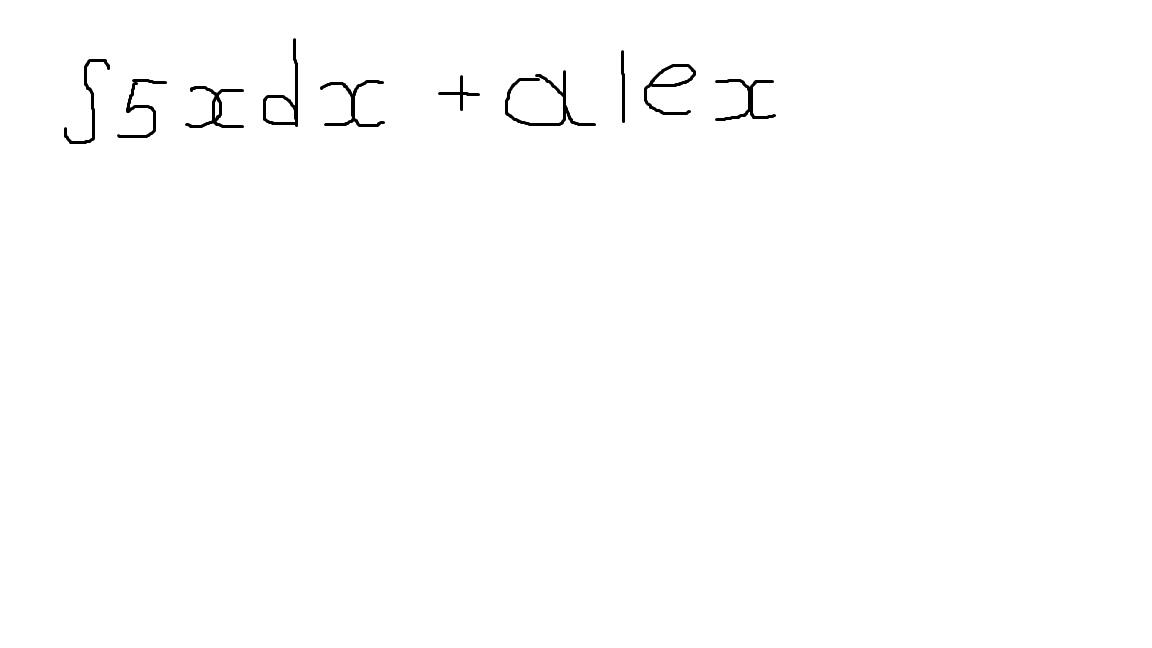
#> input picture test_examples/test_formula.png, 1152 x 648 px
$ python letters_extractor_example.py
#> lines starting #> are read from the running program, lines starting #| are printed output that depends on the picture; after the words box and inside, x2 and y2 are one past the last pixel; in counts of white or black regions, pixels touching at a corner belong together
import cv2
import numpy as np


image_file = "test_examples/test_formula.png"
img = cv2.imread(image_file)
#> img is the input picture: shape (648, 1152, 3); min 0, max 255, mean 253.4
gray = cv2.cvtColor(img, cv2.COLOR_BGR2GRAY)
ret, thresh = cv2.threshold(gray, 0, 255, cv2.THRESH_BINARY)
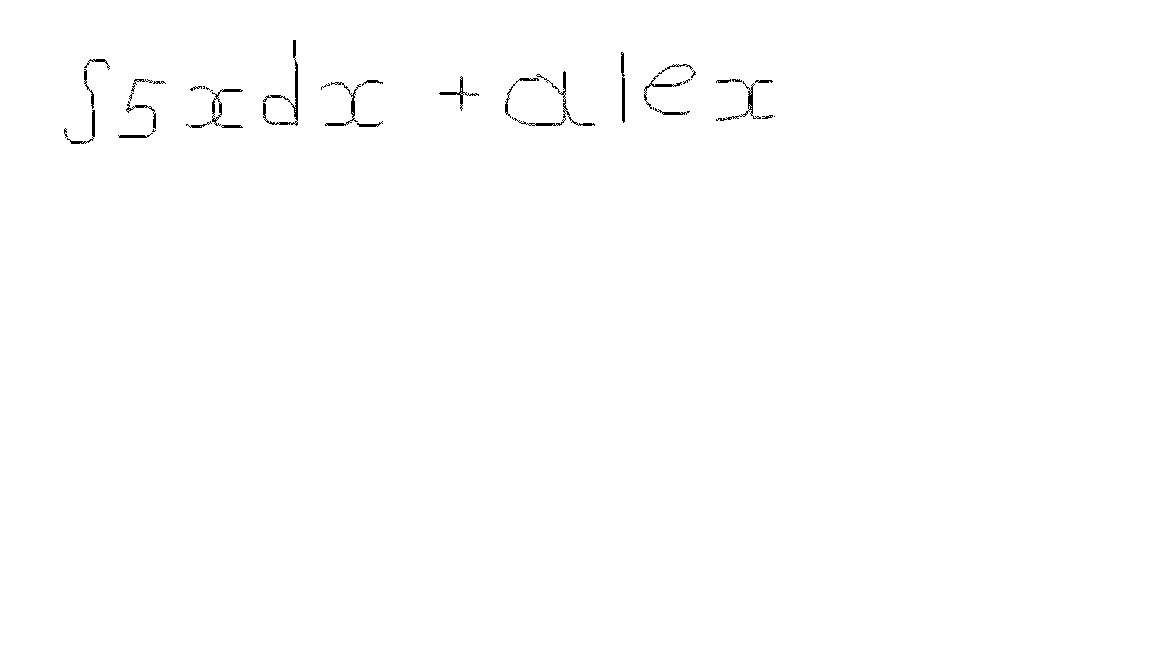
#> thresh: shape (648, 1152); 99.6% white; black in thin lines or dots, all inside (x1, y1, x2, y2) = (64, 40, 775, 144)
img_erode = cv2.erode(thresh, np.ones((3, 3), np.uint8), iterations=1)
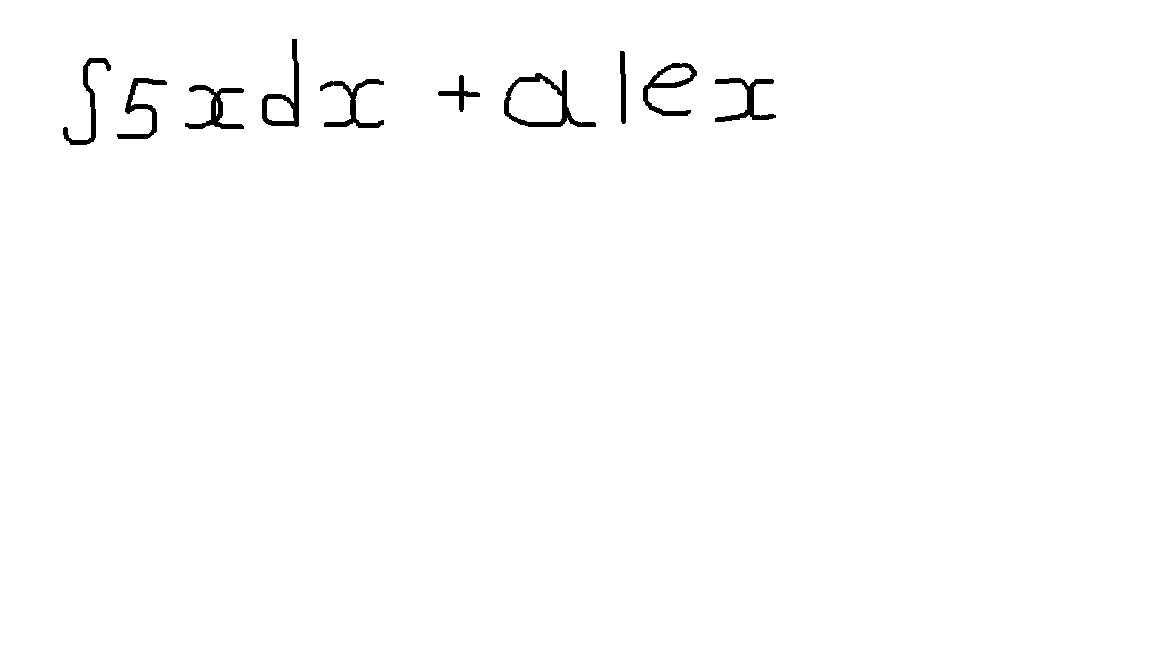
#> img_erode: shape (648, 1152); 99% white; 10 black regions

# Get contours
contours, hierarchy = cv2.findContours(img_erode, cv2.RETR_TREE, cv2.CHAIN_APPROX_NONE)
#> contours = 15 contours, 1 with area under 20; largest, box (x1, y1, x2, y2) and area: (0, 0, 1152, 648) 744697, (503, 69, 597, 128) 3142, (509, 79, 562, 122) 1771, (261, 38, 300, 128) 1496, (642, 62, 698, 117) 1324

output = img.copy()

for idx, contour in enumerate(contours):
    (x, y, w, h) = cv2.boundingRect(contour)
    # print("R", idx, x, y, w, h, cv2.contourArea(contour), hierarchy[0][idx])
    # hierarchy[i][0]: the index of the next contour of the same level
    # hierarchy[i][1]: the index of the previous contour of the same level
    # hierarchy[i][2]: the index of the first child
    # hierarchy[i][3]: the index of the parent
    if hierarchy[0][idx][3] == 0:
        cv2.rectangle(output, (x, y), (x + w, y + h), (70, 0, 0), 1)
#> this loop made 15 passes
#> (x, y, w, h) on passes 1 to 12: (0, 0, 1152, 648), (184, 84, 61, 46), (216, 101, 2, 15), (319, 78, 66, 51), (714, 77, 63, 46), (116, 77, 52, 63), (437, 74, 44, 39), (503, 69, 94, 59), (509, 79, 53, 43), (642, 62, 56, 55), (654, 67, 38, 16), (62, 57, 50, 89)
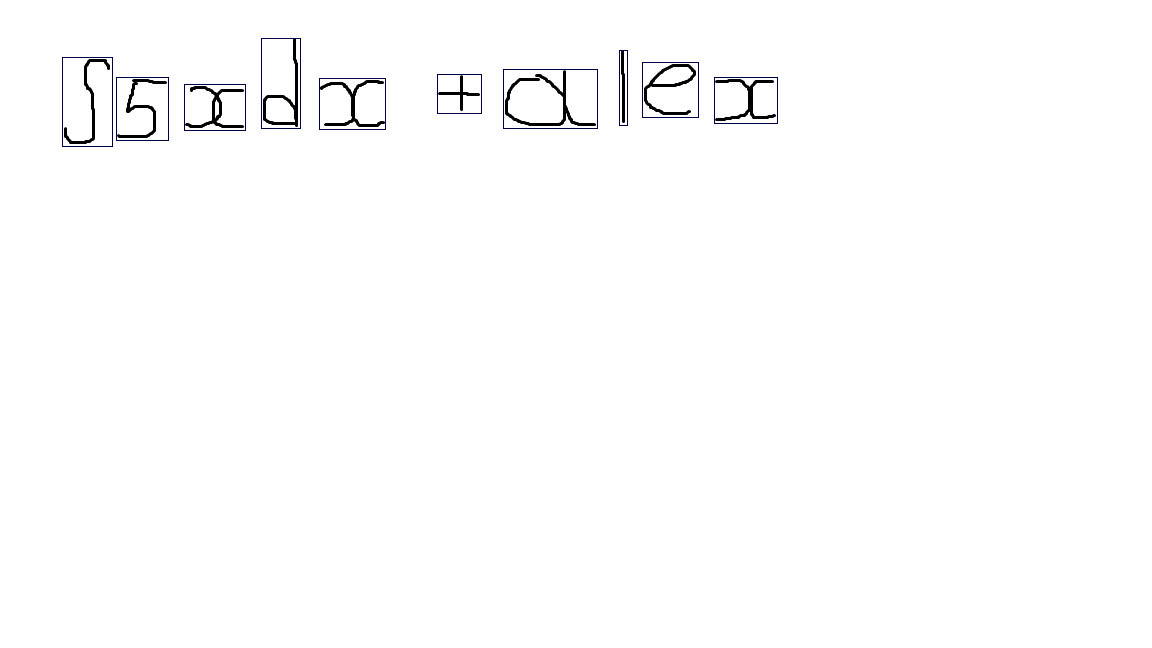
#> output: shape (648, 1152, 3); 0.31% of pixels changed, all inside (x1, y1, x2, y2) = (62, 38, 778, 147)


cv2.imshow("Input", img)
cv2.imshow("Enlarged", img_erode)
cv2.imshow("Output", output)
cv2.waitKey(0)
